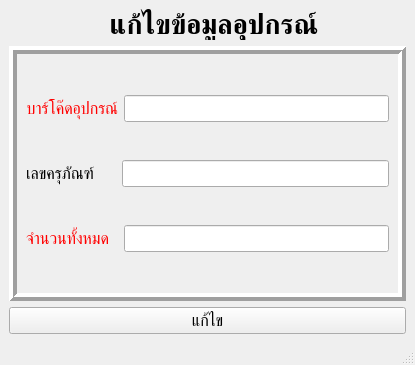
<?xml version="1.0" encoding="UTF-8"?>
<ui version="4.0">
 <class>MainWindow</class>
 <widget class="QMainWindow" name="MainWindow">
  <property name="geometry">
   <rect>
    <x>0</x>
    <y>0</y>
    <width>415</width>
    <height>365</height>
   </rect>
  </property>
  <property name="windowTitle">
   <string>MainWindow</string>
  </property>
  <widget class="QWidget" name="centralwidget">
   <layout class="QGridLayout" name="gridLayout_3">
    <item row="0" column="0">
     <layout class="QGridLayout" name="gridLayout_2">
      <item row="1" column="1">
       <widget class="QLabel" name="label_6">
        <property name="sizePolicy">
         <sizepolicy hsizetype="Maximum" vsizetype="Preferred">
          <horstretch>0</horstretch>
          <verstretch>0</verstretch>
         </sizepolicy>
        </property>
        <property name="text">
         <string/>
        </property>
        <property name="pixmap">
         <pixmap>../elec.png</pixmap>
        </property>
       </widget>
      </item>
      <item row="1" column="2">
       <widget class="QLabel" name="label_5">
        <property name="sizePolicy">
         <sizepolicy hsizetype="Preferred" vsizetype="Maximum">
          <horstretch>0</horstretch>
          <verstretch>0</verstretch>
         </sizepolicy>
        </property>
        <property name="font">
         <font>
          <pointsize>20</pointsize>
          <weight>75</weight>
          <bold>true</bold>
         </font>
        </property>
        <property name="text">
         <string>แก้ไขข้อมูลอุปกรณ์</string>
        </property>
        <property name="alignment">
         <set>Qt::AlignCenter</set>
        </property>
       </widget>
      </item>
      <item row="3" column="1" colspan="2">
       <widget class="QFrame" name="gridFrame">
        <property name="frameShape">
         <enum>QFrame::Box</enum>
        </property>
        <property name="frameShadow">
         <enum>QFrame::Raised</enum>
        </property>
        <property name="lineWidth">
         <number>4</number>
        </property>
        <layout class="QGridLayout" name="gridLayout">
         <item row="2" column="0">
          <layout class="QHBoxLayout" name="horizontalLayout_2">
           <property name="spacing">
            <number>6</number>
           </property>
           <item>
            <widget class="QLabel" name="label_2">
             <property name="sizePolicy">
              <sizepolicy hsizetype="Fixed" vsizetype="Preferred">
               <horstretch>0</horstretch>
               <verstretch>0</verstretch>
              </sizepolicy>
             </property>
             <property name="font">
              <font>
               <pointsize>12</pointsize>
              </font>
             </property>
             <property name="layoutDirection">
              <enum>Qt::RightToLeft</enum>
             </property>
             <property name="styleSheet">
              <string notr="true"/>
             </property>
             <property name="text">
              <string>เลขครุภัณฑ์     </string>
             </property>
             <property name="textFormat">
              <enum>Qt::AutoText</enum>
             </property>
             <property name="scaledContents">
              <bool>false</bool>
             </property>
             <property name="alignment">
              <set>Qt::AlignRight|Qt::AlignTrailing|Qt::AlignVCenter</set>
             </property>
            </widget>
           </item>
           <item>
            <widget class="QLineEdit" name="articles">
             <property name="sizePolicy">
              <sizepolicy hsizetype="Preferred" vsizetype="Fixed">
               <horstretch>0</horstretch>
               <verstretch>0</verstretch>
              </sizepolicy>
             </property>
             <property name="font">
              <font>
               <pointsize>12</pointsize>
              </font>
             </property>
            </widget>
           </item>
          </layout>
         </item>
         <item row="3" column="0">
          <layout class="QHBoxLayout" name="horizontalLayout_4">
           <item>
            <widget class="QLabel" name="label_4">
             <property name="sizePolicy">
              <sizepolicy hsizetype="Fixed" vsizetype="Preferred">
               <horstretch>0</horstretch>
               <verstretch>0</verstretch>
              </sizepolicy>
             </property>
             <property name="font">
              <font>
               <pointsize>12</pointsize>
              </font>
             </property>
             <property name="layoutDirection">
              <enum>Qt::RightToLeft</enum>
             </property>
             <property name="styleSheet">
              <string notr="true">color: rgb(255, 0, 0);</string>
             </property>
             <property name="text">
              <string>จำนวนทั้งหมด  </string>
             </property>
             <property name="textFormat">
              <enum>Qt::AutoText</enum>
             </property>
             <property name="scaledContents">
              <bool>false</bool>
             </property>
             <property name="alignment">
              <set>Qt::AlignRight|Qt::AlignTrailing|Qt::AlignVCenter</set>
             </property>
            </widget>
           </item>
           <item>
            <widget class="QLineEdit" name="fullstock">
             <property name="sizePolicy">
              <sizepolicy hsizetype="Preferred" vsizetype="Fixed">
               <horstretch>0</horstretch>
               <verstretch>0</verstretch>
              </sizepolicy>
             </property>
             <property name="font">
              <font>
               <pointsize>12</pointsize>
              </font>
             </property>
            </widget>
           </item>
          </layout>
         </item>
         <item row="1" column="0">
          <layout class="QHBoxLayout" name="horizontalLayout">
           <item>
            <widget class="QLabel" name="label">
             <property name="sizePolicy">
              <sizepolicy hsizetype="Fixed" vsizetype="Preferred">
               <horstretch>0</horstretch>
               <verstretch>0</verstretch>
              </sizepolicy>
             </property>
             <property name="font">
              <font>
               <pointsize>12</pointsize>
              </font>
             </property>
             <property name="layoutDirection">
              <enum>Qt::RightToLeft</enum>
             </property>
             <property name="styleSheet">
              <string notr="true">color: rgb(255, 0, 0);</string>
             </property>
             <property name="text">
              <string>บาร์โค๊ดอุปกรณ์</string>
             </property>
             <property name="textFormat">
              <enum>Qt::AutoText</enum>
             </property>
             <property name="scaledContents">
              <bool>false</bool>
             </property>
             <property name="alignment">
              <set>Qt::AlignRight|Qt::AlignTrailing|Qt::AlignVCenter</set>
             </property>
            </widget>
           </item>
           <item>
            <widget class="QLineEdit" name="barcodeObject">
             <property name="sizePolicy">
              <sizepolicy hsizetype="Preferred" vsizetype="Fixed">
               <horstretch>0</horstretch>
               <verstretch>0</verstretch>
              </sizepolicy>
             </property>
             <property name="font">
              <font>
               <pointsize>12</pointsize>
              </font>
             </property>
             <property name="readOnly">
              <bool>true</bool>
             </property>
            </widget>
           </item>
          </layout>
         </item>
        </layout>
       </widget>
      </item>
      <item row="4" column="1" colspan="2">
       <widget class="QPushButton" name="editconfirm">
        <property name="font">
         <font>
          <pointsize>12</pointsize>
         </font>
        </property>
        <property name="text">
         <string>แก้ไข</string>
        </property>
       </widget>
      </item>
     </layout>
    </item>
   </layout>
  </widget>
  <widget class="QMenuBar" name="menubar">
   <property name="geometry">
    <rect>
     <x>0</x>
     <y>0</y>
     <width>415</width>
     <height>21</height>
    </rect>
   </property>
  </widget>
  <widget class="QStatusBar" name="statusbar"/>
 </widget>
 <resources/>
 <connections/>
</ui>
